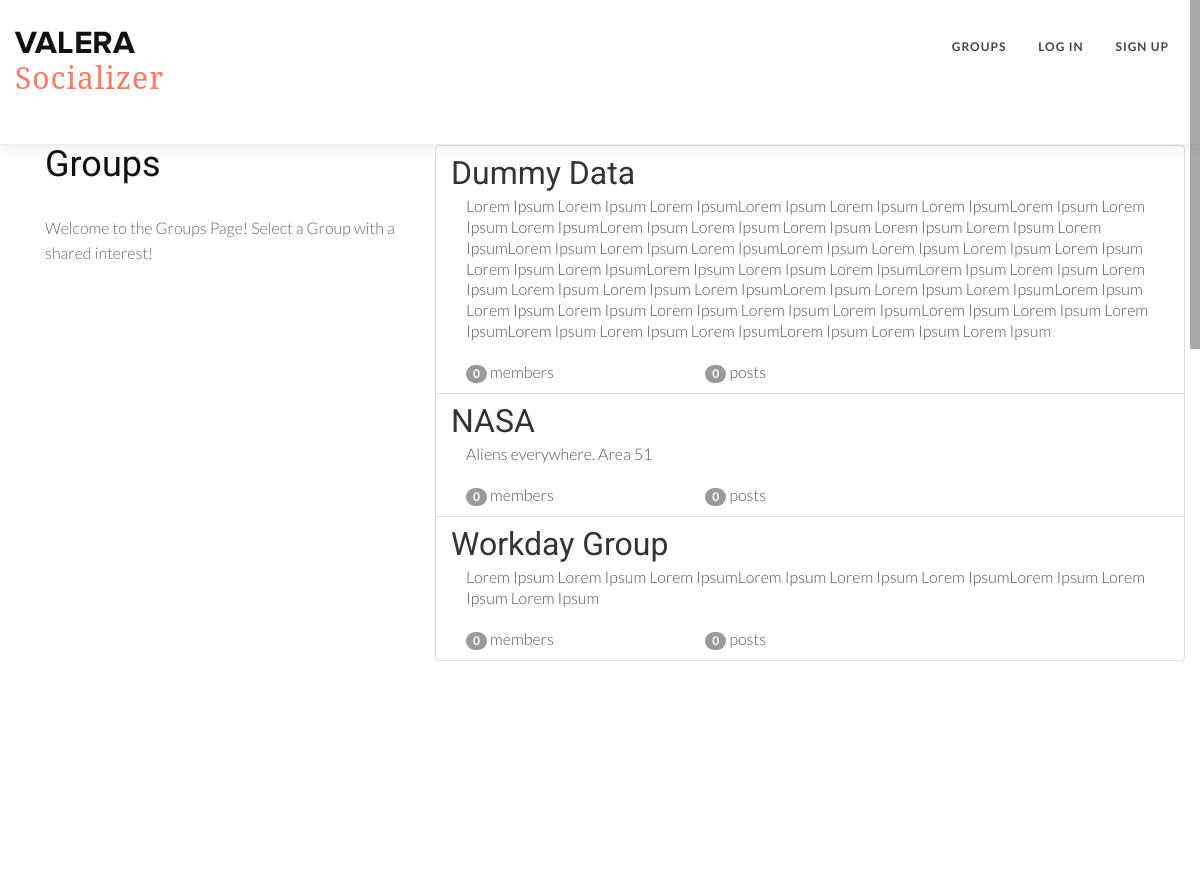
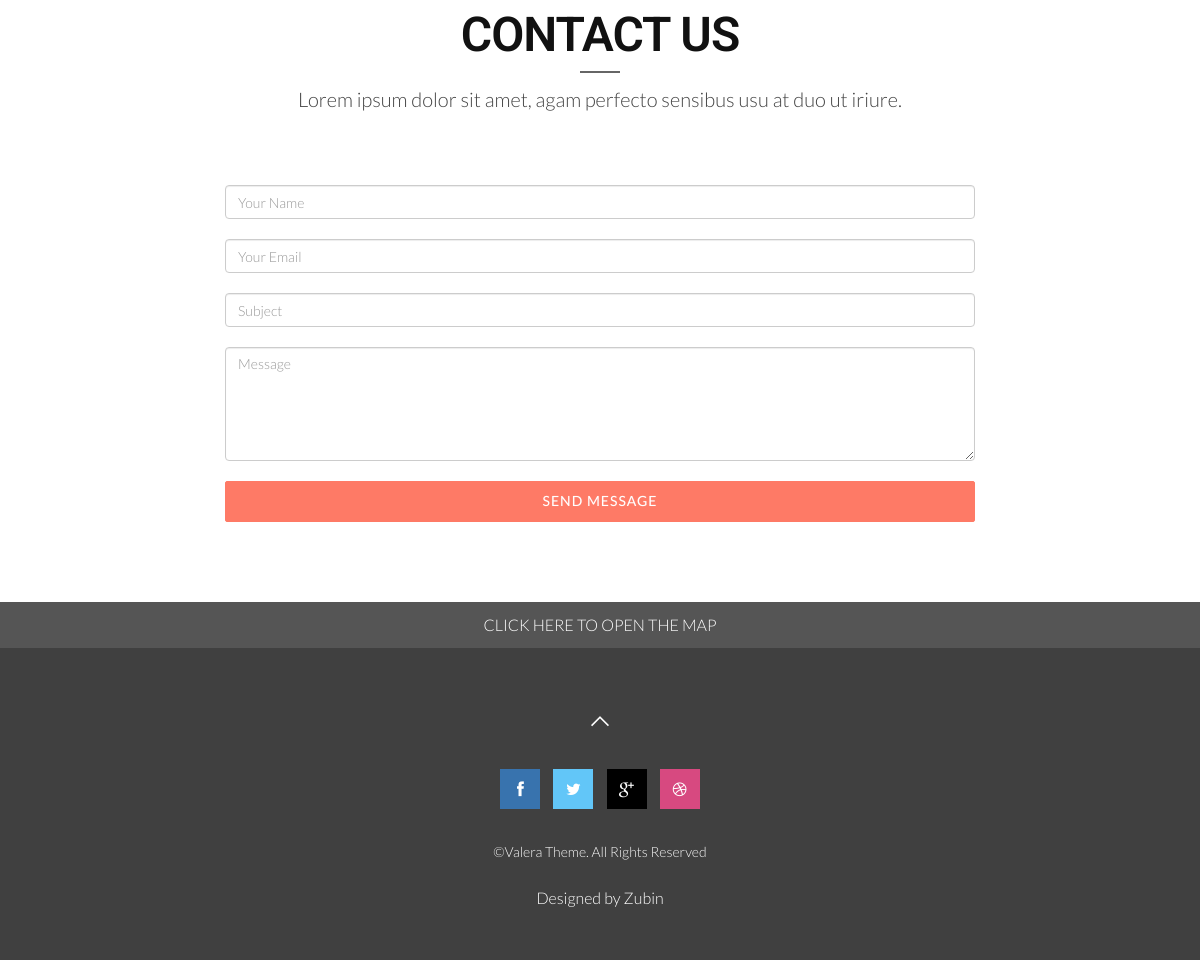
The app's page /groups/ with its own data (2 pictures, top to bottom).
### groups/models.py (models this page shows, shortened)
class Group(models.Model):
    name = models.CharField(max_length=255, unique=True)
    slug = models.SlugField(allow_unicode=True, unique=True)
    description = models.TextField(blank=True, default='')
    description_html = models.TextField(editable=False, default='', blank=True)
    members = models.ManyToManyField(User,through="GroupMember")
    class Meta:
        ordering = ["name"]

### groups/views.py (the view)
class ListGroups(generic.ListView):
    model = Group

### groups/templates/groups/group_list.html (shortened to what this page needs)
{% extends "groups/group_base.html" %}
{% block pregroup %}
<div class="col-md-4">
	<div class="content">
			<h2>Groups</h2>
			<p>Welcome to the Groups Page! Select a Group with a shared interest!</p>
	</div>
</div>
{% endblock %}
{% block group_content %}
<div class="col-md-8">
	<div class="list-group">
		{% for group in object_list %}
		  <a class="list-group-item" href="{% url 'groups:single' slug=group.slug %}">
			     <h3 class="title list-group-item-heading">{{ group.name }}</h3>
			<div class="list-group-item-text container-fluid">
				{{ group.description_html|safe }}
				<div class="row">
					<div class="col-md-4">
						<span class="badge">{{ group.members.count }}</span> member{{ group.members.count|pluralize }}
					</div>
					<div class="col-md-4">
						<span class="badge">{{ group.posts.count }}</span> post{{ group.posts.count|pluralize }}
					</div>
				</div>
			</div>
		</a>
		{% endfor %}
	</div>
</div>
{% endblock %}

### groups/templates/groups/group_base.html (shortened to what this page needs)
{% extends "base.html" %}
{% block content %}
<div class="container">
  <div class="row">
    {% block pregroup %}{% endblock %}
    {% block group_content %}{% endblock %}
  </div>
</div>
{% endblock %}

### templates/base.html (shortened to what this page needs)
<!DOCTYPE html>
{% load staticfiles %}
<!DOCTYPE html>
<html lang="en">
<head>
  <link href="{% static 'css/bootstrap.min.css' %}" rel="stylesheet" type="text/css">
  <link href="{% static 'font-awesome/css/font-awesome.min.css' %}" rel="stylesheet" type="text/css" />
  <link href="{% static 'css/nivo-lightbox.css' %}" rel="stylesheet" />
  <link href="{% static 'css/nivo-lightbox-theme/default/default.css' %}" rel="stylesheet" type="text/css" />
  <link href="{% static 'css/owl.carousel.css' %}" rel="stylesheet" media="screen" />
  <link href="{% static 'css/owl.theme.css' %}"rel="stylesheet" media="screen" />
  <link href="{% static 'css/flexslider.css' %}" rel="stylesheet" />
  <link href="{% static 'css/animate.css' %}" rel="stylesheet" />
  <link href="{% static 'css/style.css' %}" rel="stylesheet">
  <link href="{% static 'color/default.css' %}" rel="stylesheet">
</head>
<body id="page-top" data-spy="scroll" data-target=".navbar-custom">
  <div id="navigation">
    <nav class="navbar navbar-custom" role="navigation">
      <div class="container">
        <div class="row">
          <div class="col-md-2 mob-logo">
            <div class="row">
              <div class="site-logo">
                <h3 style="font-family: 'serif';font-size:30px;padding:0 0 0 30;"><a href="{% url 'home' %}"><img src="img/logo-dark.png" alt="" />Socializer</a></h3>
              </div>
            </div>
          </div>
          <div class="col-md-10 mob-menu">
            <div class="row">
              <div class="collapse navbar-collapse" id="menu">
                <ul class="nav navbar-nav navbar-right">
                {% if user.is_authenticated %}
                      <li class="active"><a href="{% url 'posts:create' %}" class="btn btn-simple">Post</a></li>
                      <li><a href="{% url 'groups:all' %}" class="btn btn-simple">Groups</a></li>
                      <li><a href="{% url 'groups:create' %}" class="btn btn-simple">Create Group</a></li>
                      <li><a href="{% url 'accounts:logout' %}" class="btn btn-simple">Log out</a></li>
                {% else %}
                      <li><a href="{% url 'groups:all' %}"class="btn btn-simple">Groups</a></li>
                      <li><a href="{% url 'accounts:login' %}" class="btn btn-simple">Log in</a></li>
                      <li><a href="{% url 'accounts:signup' %}" class="btn btn-simple">Sign up</a></li>
                {% endif %}
              </ul>
              </div>
            </div>
          </div>
        </div>
      </div>
    </nav>
  </div>
  <div class="container marginbot-50">
      <div class="row">
        <div class="container">
          {% block content %}
          {% endblock %}
        </div>
      </div>
  </div>
  <section id="contact" class="home-section nopadd-bot color-dark bg-white text-center">
    <div class="container marginbot-50">
      <div class="row">
        <div class="col-lg-8 col-lg-offset-2">
          <div class="wow flipInY" data-wow-offset="0" data-wow-delay="0.4s">
            <div class="section-heading text-center">
              <h2 class="h-bold">Contact us</h2>
              <div class="divider-header"></div>
              <p>Lorem ipsum dolor sit amet, agam perfecto sensibus usu at duo ut iriure.</p>
            </div>
          </div>
        </div>
      </div>
    </div>
    <div class="container">
      <div class="row marginbot-80">
        <div class="col-md-8 col-md-offset-2">
          <form action="" method="post" role="form" class="contactForm">
            <div class="form-group">
              <input type="text" name="name" class="form-control" id="name" placeholder="Your Name" data-rule="minlen:4"
                data-msg="Please enter at least 4 chars" />
            </div>
            <div class="form-group">
              <input type="email" class="form-control" name="email" id="email" placeholder="Your Email" data-rule="email"
                data-msg="Please enter a valid email" />
            </div>
            <div class="form-group">
              <input type="text" class="form-control" name="subject" id="subject" placeholder="Subject" data-rule="minlen:4"
                data-msg="Please enter at least 8 chars of subject" />
            </div>
            <div class="form-group">
              <textarea class="form-control" name="message" rows="5" data-rule="required" data-msg="Please write something for us"
                placeholder="Message"></textarea>
            </div>
            <div class="text-center"><button type="submit" class="btn btn-skin btn-lg btn-block">Send Message</button></div>
          </form>
        </div>
      </div>
    </div>
  </section>
  <div id="map-btn1-div">
    <a id="map-btn1" class="gmap-btn close-map-button btn-show" href="#map">
      Click here to open the map
    </a>
  </div>
  <footer>
    <div class="container">
      <div class="row">
        <div class="col-md-6 col-md-offset-3">
          <div class="text-center">
            <a href="#intro" class="totop"><i class="pe-7s-angle-up pe-3x"></i></a>
            <div class="social-widget">
              <ul class="team-social">
                <li class="social-facebook"><a href="#"><i class="fa fa-facebook"></i></a></li>
                <li class="social-twitter"><a href="#"><i class="fa fa-twitter"></i></a></li>
                <li class="social-google"><a href="#"><i class="fa fa-google-plus"></i></a></li>
                <li class="social-dribbble"><a href="#"><i class="fa fa-dribbble"></i></a></li>
              </ul>
            </div>
            <p>&copy;Valera Theme. All Rights Reserved</p>
            <div class="credits">
              Designed by <a href="https://bootstrapmade.com/">Zubin</a>
            </div>
          </div>
        </div>
      </div>
    </div>
  </footer>
</body>
</html>

### static/css/style.css (style rules this page uses)
body { width: 100%; height: 100%; font-family: 'Lato',sans-serif; font-weight: 300; color: #666; background-color: #fff; font-size: 16px; line-height: 1.6em; }
html { width: 100%; height: 100%; }
h2 { font-size: 36px; }
h3 { font-size: 32px; }
h1, h2, h3, h4, h5, h6 { margin: 0 0 30px; font-family: 'Roboto', sans-serif; font-weight: 400; color: #111; }
h1.h-bold,h2.h-bold,h3.h-bold ,h4.h-bold ,h5.h-bold ,h6.h-bold { font-weight: 600; }
p { margin: 0 0 20px; }
a { color: #666; -webkit-transition: all .2s ease-in-out; -moz-transition: all .2s ease-in-out; transition: all .2s ease-in-out; }
#navigation { background: #fff; z-index: 9999; width:100%; box-sizing:border-box; border-bottom: 1px solid #eee; box-shadow:0px 0px 20px rgba(0, 0, 0, 0.1); }
.navbar { margin-bottom: 0; }
.nav.navbar-nav { background-color: rgba(255,255,255,.6); }
.navbar-custom ul.nav li a { font-size: 12px; letter-spacing: 1px; color: #444; text-transform: uppercase; font-weight: 700; }
.navbar-custom .nav li a { -webkit-transition: background .3s ease-in-out; -moz-transition: background .3s ease-in-out; transition: background .3s ease-in-out; }
.divider-header { display: block; width: 40px; height: 2px; margin: 0 auto; margin-bottom: 10px; }
.marginbot-50 { margin-bottom:50px !important; }
.marginbot-80 { margin-bottom:80px !important; }
.home-section { padding-top: 150px; padding-bottom: 110px; display:block; position:relative; z-index:120; }
.home-section.nopadd-bot { padding-bottom: 0; }
.section-heading h2 { font-size: 48px; letter-spacing: -1px; text-transform: uppercase; margin-bottom: 10px; }
.section-heading p { font-weight: 300; font-size: 20px; line-height: 1.6em; }
.color-dark .section-heading h2 { color: #111; }
.color-dark .section-heading p { color: #444; }
.color-dark .divider-header { background: #666; }
.bg-white { background: #fff; }
.team-social { margin-left: 0; padding-left: 0; }
.team-social { text-align: center; }
.team-social li { display: inline-block; margin:0 !important; padding:0; }
.team-social a { margin:0; padding:0; display: block; width: 40px; height: 40px; line-height: 40px; text-align: center; background: #3bbec0; color: #fff; -webkit-transition: background .3s ease-in-out; transition: background .3s ease-in-out; }
.team-social a i { text-align: center; margin:0; padding:0; }
.team-social .social-facebook a { background: #3873ae; }
.team-social .social-twitter a { background: #62c6f8; }
.team-social .social-dribbble a { background: #d74980; }
.team-social .social-google a { background: #000; }
.form-group { margin-bottom: 20px; }
.btn-lg, .btn-group-lg > .btn { border-radius: 2px; }
footer { background-color: #404040; }
footer { text-align: center; padding: 50px 0 ; }
footer p { color: #f8f8f8; font-size: 14px; }
footer a.totop { color: #fff; margin-bottom: 30px; }
.credits, .credits a { color: #fff; }
.social-widget { margin-top: 20px; margin-bottom: 30px; }
footer .social-widget ul.team-social li a { margin: 0 5px; }
#map-btn1-div { width: 100%; background: #555; }
a.gmap-btn.btn-show { display: block; }
a.gmap-btn { height: auto; color: #fff; text-transform: uppercase; text-align: center; position: relative; z-index: 2; cursor: pointer; -webkit-transition: all 0.7s; -moz-transition: all 0.7s; transition: all 0.7s; }
.close-map-button { padding:10px; opacity: 1; }
.btn { border-radius: 2px; position: relative; display: inline-block; outline: none; color: #fff; text-decoration: none; text-transform: uppercase; letter-spacing: 1px; font-weight: 400; text-shadow: 0 0 1px rgba(255,255,255,0.3); font-size: 14px; }
@media (min-width:767px) { .navbar { padding: 20px 0; border-bottom: 0; letter-spacing: 1px; background: 0 0; -webkit-transition: background .5s ease-in-out,padding .5s ease-in-out; -moz-transition: background .5s ease-in-out,padding .5s ease-in-out; transition: background .5s ease-in-out,padding .5s ease-in-out; } }

### static/color/default.css (style rules this page uses)
a,.tp-caption a.btn:hover { color: #FE7A66; }
.btn-skin { color: #fff; background-color: #FE7A66; border-color: #FE7A66; }

### static/css/helper.css (style rules this page uses)
.pe-3x { font-size: 3em; }
[class^="pe-7s-"], [class*=" pe-7s-"] { display: inline-block; }

### records on screen
Group: name "Dummy Data", description_html "Lorem Ipsum Lorem Ipsum Lorem IpsumLorem Ipsum Lorem Ipsum Lorem IpsumLorem Ipsum Lorem Ipsum Lorem IpsumLorem Ipsum Lorem Ipsum Lorem Ipsum Lorem Ipsum Lorem Ipsum Lorem IpsumLorem Ipsum Lorem Ipsum Lorem IpsumLorem Ipsum Lorem Ipsum Lorem Ipsum Lorem Ipsum Lorem Ipsum Lorem IpsumLorem Ipsum Lorem Ipsum Lorem IpsumLorem Ipsum Lorem Ipsum Lorem Ipsum Lorem Ipsum Lorem Ipsum Lorem IpsumLorem Ipsum Lorem Ipsum Lorem IpsumLorem Ipsum Lorem Ipsum Lorem Ipsum Lorem Ipsum Lorem Ipsum Lorem IpsumLorem Ipsum Lorem Ipsum Lorem IpsumLorem Ipsum Lorem Ipsum Lorem IpsumLorem Ipsum Lorem Ipsum Lorem Ipsum", members.count "0", posts.count "0"
Group: name "NASA", description_html "Aliens everywhere. Area 51", members.count "0", posts.count "0"
Group: name "Workday Group", description_html "Lorem Ipsum Lorem Ipsum Lorem IpsumLorem Ipsum Lorem Ipsum Lorem IpsumLorem Ipsum Lorem Ipsum Lorem Ipsum", members.count "0", posts.count "0"
